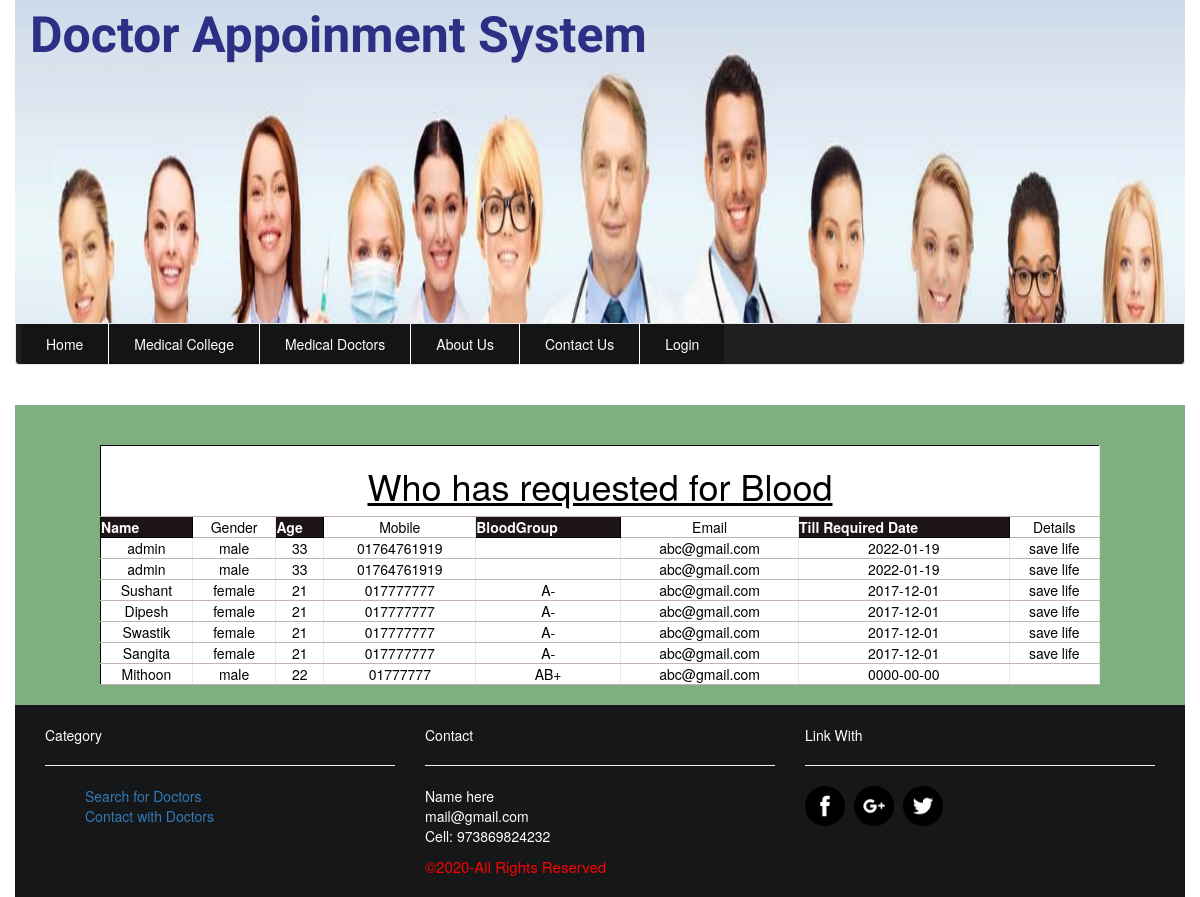
Screenshot of /viewrequest.php with the database file from the repository.
### tables this page shows
CREATE TABLE `requestes` (
  `reg_id` int(100) NOT NULL,
  `name` varchar(100) NOT NULL,
  `gender` varchar(100) NOT NULL,
  `age` int(100) NOT NULL,
  `mobile` varchar(100) NOT NULL,
  `bgroup` varchar(100) NOT NULL,
  `email` varchar(100) NOT NULL,
  `reqdate` date NOT NULL,
  `detail` varchar(100) NOT NULL
);

### viewrequest.php (the view, shortened to what this page needs)
<?php include('header.php'); ?> <br>
	<div class="donor_reg"  style="background-color: #7faf81;"> <br>
		<form method="post" enctype="multipart/form-data"> <br>
	   <table cellpadding="20" cellspacing="20" width="1000px" height=""  style="margin:auto;background-color:#f9f9f9;color:#151314;" >
	  		 <tr><td colspan="9" align="center"><h1 class="text-center"><u>Who has requested for Blood</u></h1></td></tr>
	  		<tr style="background-color:bisque" align="center" class="bold">
	            <th align="center">Name</th>
	            <td align="center">Gender</td>
	            <th align="center">Age</th>
	            <td align="center">Mobile</td>
	            <th align="center">BloodGroup</th>
	            <td align="center">Email</td>
	            <th align="center">Till Required Date</th>
	            <td align="center">Details</td>
	        </tr>
	<?php
	$cn=mysqli_connect("localhost","root","","projectdas");
		$s="select * from requestes";
			$result=mysqli_query($cn,$s);
			while($data=mysqli_fetch_array($result)){
						echo"<tr>
								<td>$data[1]</td>
								<td>$data[2]</td>
								<td>$data[3]</td>
								<td>$data[4]</td>
								<td>$data[5]</td>
								<td>$data[6]</td>
								<td>$data[7]</td>
								<td>$data[8]</td>
							</tr>";
					}
	?>
		</table> <br>
	</form>
	</div>
 <?php include('footer.php'); ?>
	</div>
</body>
</html>

### header.php (shortened to what this page needs)
<!DOCTYPE html>
<html>
<head>
	<link rel="stylesheet" href="css/bootstrap.min.css">
	<link rel="stylesheet" href="style.css">
		<link href="https://maxcdn.bootstrapcdn.com/bootstrap/3.3.6/css/bootstrap.min.css" rel="stylesheet" />
</head>
<body>
	<div class="container-fluid">
		<div class="header_top">
			<span style="font-size:50px;color:#2c2f84;font-weight:bolder;margin-left:15px;">Doctor Appoinment System</span>
		</div>
	<div class="navbar navbar-default nav">
		<nav class="menu">
			<ul>
				<li><a href="index.php">Home</a></li>
				<li><a href="medical_college.php">Medical College</a></li>
				<li><a href="doctorinfo.php">Medical Doctors</a></li>
				<li><a href="about.php">About Us</a></li>
				<li><a href="contactus.php">Contact Us</a></li>
				<li><a href="signin.php"> Login</a></li>
			</ul>
		</nav>
	</div>

### footer.php
<footer>
	<div class="col-md-12 fsection">
		<div class="col-md-4" id="contact">
		<p>Category</p> <hr>
		<ul>
			<li><a href="signin.php">Search for Doctors</a></li>
			<li><a href="signin.php">Contact with Doctors</a></li>
		</ul>
		</div>
		<div class="col-md-4">
			<p>Contact</p> <hr>
			<p>Name here <br>
				mail@gmail.com <br>
				Cell: 973869824232</p>
				<span style="color: red;font-size: 15px">&copy;<?php echo date('Y'); ?>-All Rights Reserved</span>
		</div>
		<div class="col-md-4 share_img">
		<p>Link With</p> <hr>
			<a href="" ><img src="img/fb-free.png" alt="facebok"></a>
			<a href=""><img src="img/gogle-plud-free.png" alt="google-plus"></a>
			<a href=""><img src="img/twitter.png" alt="twitter"></a>
		</div>
	</div>
</footer>

### style.css (style rules this page uses)
body { padding: 5px auto; font-family: 'El Messiri', sans-serif; background:url(img/bg3.jpg) fixed no-repeat; background-size:cover; }
.container-fluid { background-color: white; padding-right:0px; padding-left:0px; margin-right: auto; margin-left: auto; }
.header_top { background:url(img/header_img4.jpg) fixed no-repeat; width: 100%; height:323px; background-size: 100% 80%!important; font-family: 'El Messiri', sans-serif; }
.menu { background-color:#1f1f21!important;width:auto;height:35px }
.nav { min-height:37px!important; }
.navbar-default { background-color:#1f1f21!important; border-color: #e7e7e7; }
.menu ul { margin:0;padding:0px 5px;list-style:none;text-align:right; }
.menu ul li { float:left;border-right:1px solid #fff;position:relative;text-align:right; }
.menu ul li:last-child { border-right:0px solid #fff }
.menu ul li a { background:rgba(20, 21, 23, 0.99);display:block;padding:10px 25px;text-decoration:none;color:#fff; }
.fsection { background-color:rgba(20, 21, 23, 0.99); padding: 20px; color: #fff; }
.share_img img { width:40px; height:40px; margin-right: 5px; }
table { border-collapse: collapse; background-color: khaki; }
table,th,td { border: 1px solid #000; margin: 10px auto; }
th { background-color:#1e1616; color: white; }
td { padding: 3px; text-align: center; background-color: white; color: #000; border-right: 1px solid #e7e7e7; border-bottom: 1px solid #c5b3b3; }
li { text-decoration: none; list-style: none; color:#fff; }

### rows the page displays
requestes: name "admin", gender "male", age "33", mobile "01764761919", email "abc@gmail.com", reqdate "2022-01-19", detail "save life"
requestes: name "admin", gender "male", age "33", mobile "01764761919", email "abc@gmail.com", reqdate "2022-01-19", detail "save life"
requestes: name "Sushant", gender "female", age "21", mobile "017777777", bgroup "A-", email "abc@gmail.com", reqdate "2017-12-01", detail "save life"
requestes: name "Dipesh", gender "female", age "21", mobile "017777777", bgroup "A-", email "abc@gmail.com", reqdate "2017-12-01", detail "save life"
requestes: name "Swastik", gender "female", age "21", mobile "017777777", bgroup "A-", email "abc@gmail.com", reqdate "2017-12-01", detail "save life"
requestes: name "Sangita", gender "female", age "21", mobile "017777777", bgroup "A-", email "abc@gmail.com", reqdate "2017-12-01", detail "save life"
requestes: name "Mithoon", gender "male", age "22", mobile "01777777", bgroup "AB+", email "abc@gmail.com", reqdate "0000-00-00"
